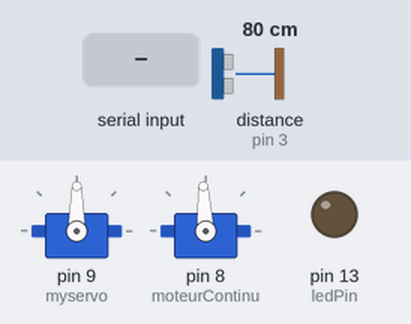
Bench run of a sketch on a simulated Arduino Uno, built with avr-gcc and run on an emulated ATmega328P. Parts: 2 × servo, output pins drawn as LEDs (lit = HIGH). Wiring (inferred from the names in the program): ultrasonic range finder: trigger pin 2; echo pin 3. The inputs (shaded band) are chosen by the test bench; at power-on: distance to the obstacle (sensor on pin 3) 80 cm. The echo pulse lasts 58.3 µs per cm; pins used as bus, display or sensor lines are not drawn.

Above: at 5.2 s.
5.3 s: "m" received over Serial
At 6.0 s:
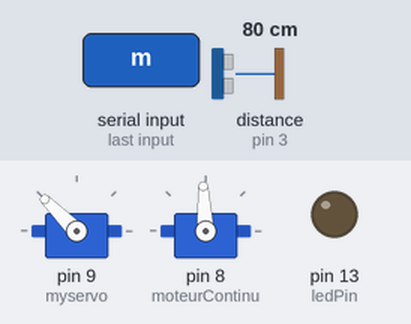
6.8 s: "d" received over Serial
At 7.3 s:
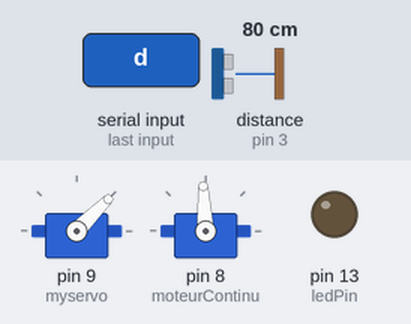
8.3 s: "z" received over Serial
At 9.5 s:
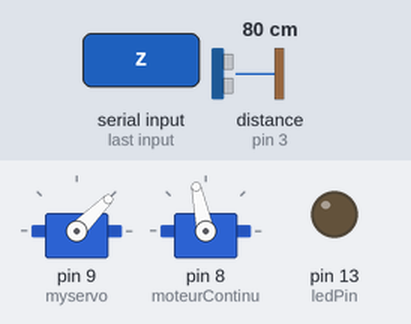
9.8 s: "q" received over Serial
At 10.8 s:
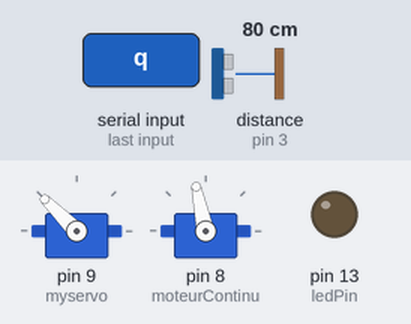
11.3 s: "c" received over Serial
At 11.9 s:
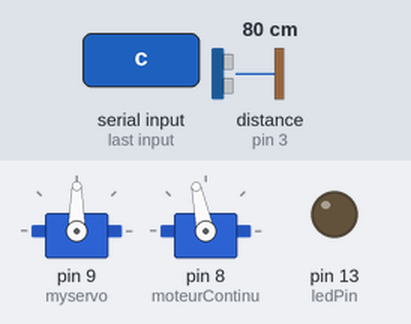
12.8 s: "i" received over Serial
At 14.1 s:
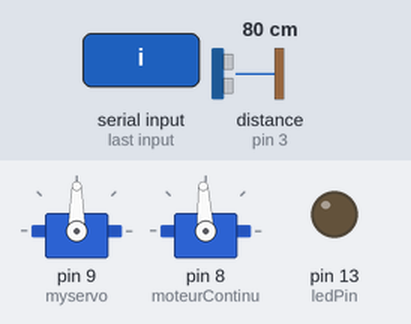
Timing chart, 0 to 15.3 s (numbered marks = the images above; inputs shaded):
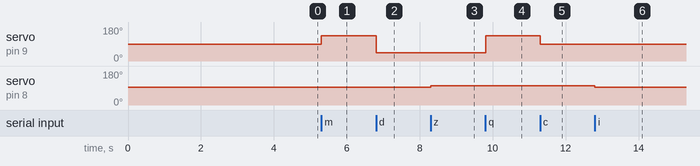

The sketch:

Contr_ler_la_voiture_par_raspberry.ino.ino
```cpp
/*
 *  name: Arduino
 *  date : 2018.04.20
 *  autheur : LiZhengxi
 *  comment : arduino receive the information sended by the raspberry and command 2 moteurs to do different things
 *  and also, receive the information from the ultrason
 */
#include <Servo.h>  //Use the internal librairie ofarduino
#define Trig 2      //Pin Tring connect with IO D2
#define Echo 3      //Pin Echo connect with IO D3
float cm;           //distance of the objet
float temp;         //time for the ultrason receive information
Servo myservo;      // creat an objet myservo(for the servomoteur)
Servo moteurContinu;//Creat an objet moteurContinu(for the DC motor)
const int ledPin = 13;
char info;        //information received
char info1;       //information received previously
void setup(){
  /*
   * initialize the pin and the communication between raspberry and arduino
   */
  pinMode(ledPin, OUTPUT);
  pinMode(Trig, OUTPUT);
  pinMode(Echo, INPUT);
  myservo.attach(9);        // attaches the servo on pin 9 to the servo object
  moteurContinu.attach(8);  // attches the servo on pin 8 to the motor continue
  Serial.begin(250000);      // Set the baud-rate
  moteurContinu.write(1500);
  delay(4000);            //give some time for the arduino initialize the DC motor
}

void loop(){
   //This code explain how the ultrason works
  digitalWrite(Trig, LOW); //Send Trig a low level voltage
  delayMicroseconds(2);    //wait for 2ms
  digitalWrite(Trig,HIGH); //Send Trig a high level voltage
  delayMicroseconds(10);    //wait for 10ms
  digitalWrite(Trig, LOW); //Send Trig a low level voltage

  temp = float(pulseIn(Echo, HIGH)); //stocke the return time
  //when the function pulseIn is HIGH,begin to record the time,waiting to the LOW stop the record

  //sound velocity:340m/1s conversion: 34000cm / 1000000μs => 34 / 1000
  //the time record sending  and receiving,in fact is the same distance for 2 times,so /2
  //distance(cm)  =  (time * (34 / 1000)) / 2
  //so (time * 17)/ 1000

  cm = (temp * 17 )/1000;
  /*
   * if the distance <20cm, the car will stop
   * else the car will move according to the raspberry
   */
  if(cm<20)
  {
    moteurContinu.writeMicroseconds(1500);
  }

 else{
  /*
   * check the bus is available
   *
   * comment :
   * for the servomotor : myservo.write(x);
   * x=90 in center
   * x=45 turn left
   * x=135 turn right
   * for the dc motor : moteurContinu.writeMicroseconds(y);
   * y=1500 stop
   * y=1595 advance
   * y=1350 come back
   */
if (Serial.available()) {
  info=Serial.read();
   if(info=='i')
{ moteurContinu.writeMicroseconds(1500);

}
  else if(info=='m')
{ moteurContinu.writeMicroseconds(1500);
 myservo.write(135);
}

else if(info=='f')
{
  moteurContinu.writeMicroseconds(1500);
}

else if (info=='q')
{
  myservo.write(135);
}
else if(info=='d')
{
   myservo.write(45);
}
else if(info=='c')
{
  myservo.write(90);
}

else if(info=='z')
{
  moteurContinu.writeMicroseconds(1595);

}
else
{
  moteurContinu.write(1350);
}
}
 }
}
```

Measured:
- after the input at 5.3 s, servo on pin 9 (myservo): 90° → 135° at once
- after the input at 6.8 s, servo on pin 9 (myservo): 135° → 45° at once
- after the input at 8.3 s, servo on pin 8 (moteurContinu): 93° → 102° at once
- after the input at 9.8 s, servo on pin 9 (myservo): 45° → 135° at once
- after the input at 11.3 s, servo on pin 9 (myservo): 135° → 90° at once
- after the input at 12.8 s, servo on pin 8 (moteurContinu): 102° → 93° at once
